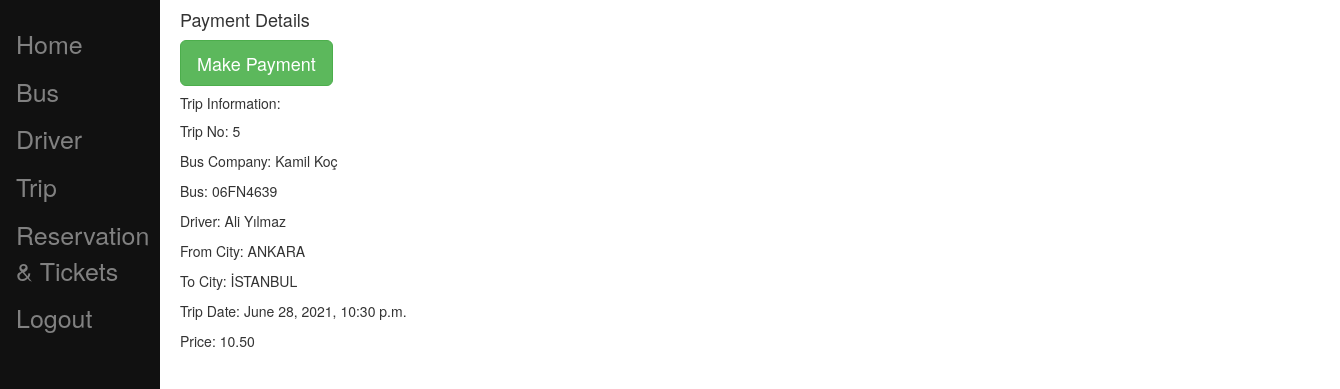
Screenshot of /openpurchasepage/27 (signed in) with the database file from the repository.
### busticket/models.py (models this page shows, shortened)
class Reservation(models.Model):
    trip = models.ForeignKey(Trip, on_delete=models.PROTECT,blank=True,null=True)
    seat_no = models.IntegerField(default=1,validators=[MinValueValidator(1), MaxValueValidator(52)])
    reservation_date = models.DateTimeField(blank=True)
    passenger = models.ForeignKey(Passenger, on_delete=models.CASCADE, editable=True,blank=True,null=True)
    transaction = models.ForeignKey(Transaction, on_delete=models.CASCADE, editable=True,blank=True,null=True)
    is_ticket = models.BooleanField(default=False)
    class Meta:
        constraints = [
            models.UniqueConstraint(fields=['trip', 'seat_no'], name='unique seat')
        ]

class Trip(models.Model):
    bus = models.ForeignKey(Bus, on_delete=models.PROTECT)
    driver = models.ForeignKey(Driver, on_delete=models.PROTECT,blank=True,null=True)
    from_city = models.ForeignKey(City, related_name='f_city', on_delete=models.CASCADE,blank=True,null=True)
    to_city = models.ForeignKey(City, related_name='t_city', on_delete=models.CASCADE,blank=True,null=True)
    trip_date = models.DateTimeField(blank=True)
    price = models.DecimalField(max_digits=6, decimal_places=2, default=0.0)
    bus_company = models.ForeignKey(BusCompany, on_delete=models.CASCADE, editable=True,blank=True,null=True)
    class Meta:
        constraints = [
            models.UniqueConstraint(fields=['bus', 'from_city','to_city'], name='unique trip')
        ]

class BusCompany(models.Model):
    user = models.OneToOneField(User, on_delete=models.CASCADE)
    name = models.CharField(max_length=30,unique=True,default='Default Bus Company')
    tel_no = models.CharField(max_length=30,default='', blank=True,null=True)
    address = models.CharField(max_length=300,default='', blank=True,null=True)
    email = models.EmailField(max_length=254,default='', blank=True,null=True)
    url = models.URLField(max_length=200,default='', blank=True,null=True)
    def __str__(self):
        return self.name

class Bus(models.Model):
    plate_text = models.CharField(max_length=30,unique=True)
    brand_name = models.CharField(max_length=30,default='Mercedes Benz')
    status = models.BooleanField(default=True)
    seat_count = models.IntegerField(default=52)
    bus_company = models.ForeignKey(BusCompany, on_delete=models.CASCADE, blank=True,null=True)
    def __str__(self):
        return self.plate_text

class Driver(models.Model):
    name = models.CharField(max_length=30,default='Unknown Driver',unique=True)
    date_of_birth = models.DateField()
    years_of_experience = models.IntegerField()
    bus_company = models.ForeignKey(BusCompany, on_delete=models.CASCADE, editable=False,blank=True,null=True)
    def __str__(self):
        return self.name

class City(models.Model):
    name = models.CharField(max_length=30,unique=True)
    def __str__(self):
        return self.name

### busticket/views.py (the view)
# urls.py: path('openpurchasepage/<int:id>', views.openpurchasepage, name="openpurchasepage"),
def openpurchasepage(request, id):
    reservation = Reservation.objects.get(id=id)
    return render(request,'busticket/payment.html', {"reservation":reservation})

### busticket/templatetags/user_tags.py (called while the page is built)
@register.filter(name='has_group')
def has_group(user, group_name):
    group = Group.objects.filter(name=group_name)
    if group:
        group = group.first()
        return group in user.groups.all()
    else:
        return False

### templates/busticket/payment.html (shortened to what this page needs)
{% extends 'busticket/base.html' %}
{% block content %}
<div class="col-md-12">
    <h4>Payment Details</h4>
   <button type="submit" id="buy_now_btn" class="btn btn-success btn-lg">Make Payment</button>
 <h5>Trip Information:</h5>
 <p>Trip No: {{ reservation.trip.id }}</p>
 <p>Bus Company: {{ reservation.trip.bus_company }}</p>
 <p>Bus: {{ reservation.trip.bus }}</p>
 <p>Driver: {{ reservation.trip.driver }}</p>
 <p>From City: {{ reservation.trip.from_city }}</p>
 <p>To City: {{ reservation.trip.to_city }}</p>
 <p>Trip Date: {{ reservation.trip.trip_date }}</p>
 <p>Price: {{ reservation.trip.price }}</p>
{% endblock content %}

### templates/busticket/base.html (style rules this page uses)
.maincontainer { padding-left: 160px; }

### rows the page displays
Reservation: trip.id "5", trip.bus_company "Kamil Koç", trip.bus "06FN4639", trip.driver "Ali Yılmaz", trip.from_city "ANKARA", trip.to_city "İSTANBUL", trip.trip_date "June 28, 2021, 10:30 p.m.", trip.price "10.50"
